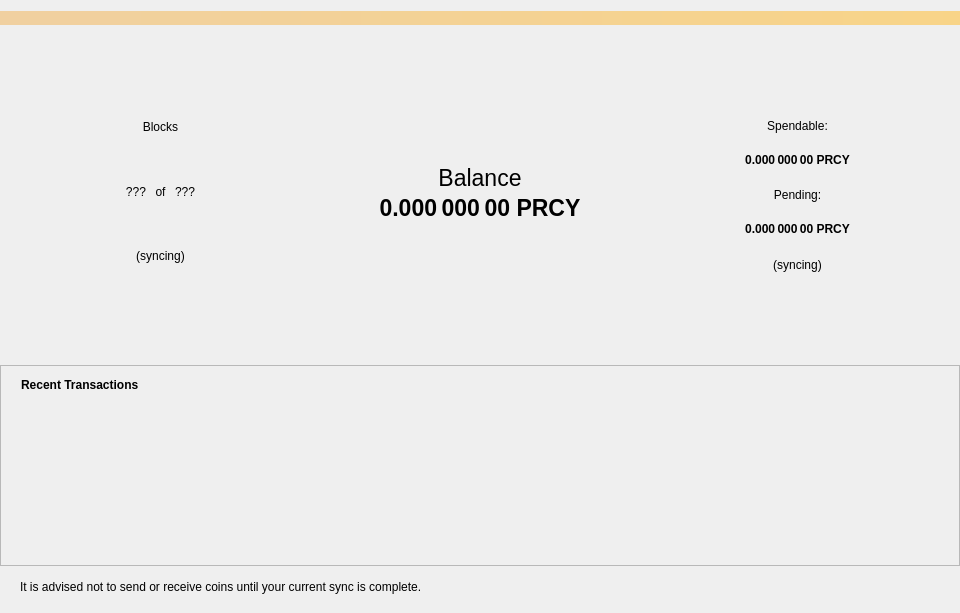
<?xml version="1.0" encoding="UTF-8"?>
<ui version="4.0">
 <class>OverviewPage</class>
 <widget class="QDialog" name="OverviewPage">
  <property name="geometry">
   <rect>
    <x>0</x>
    <y>0</y>
    <width>960</width>
    <height>613</height>
   </rect>
  </property>
  <property name="minimumSize">
   <size>
    <width>960</width>
    <height>0</height>
   </size>
  </property>
  <property name="windowTitle">
   <string>Form</string>
  </property>
  <property name="sizeGripEnabled">
   <bool>false</bool>
  </property>
  <layout class="QVBoxLayout" name="topLayout">
   <property name="leftMargin">
    <number>0</number>
   </property>
   <property name="rightMargin">
    <number>0</number>
   </property>
   <item>
    <widget class="QLabel" name="labelAlerts">
     <property name="visible">
      <bool>false</bool>
     </property>
     <property name="styleSheet">
      <string notr="true">background-color: qlineargradient(x1: 0, y1: 0, x2: 1, y2: 0, stop:0 #F0D0A0, stop:1 #F8D488); color:#000000;</string>
     </property>
     <property name="wordWrap">
      <bool>true</bool>
     </property>
     <property name="margin">
      <number>3</number>
     </property>
    </widget>
   </item>
   <item>
    <layout class="QVBoxLayout" name="verticalLayout" stretch="0,1">
     <item>
      <layout class="QHBoxLayout" name="horizontalLayout" stretch="0,0,0">
       <property name="spacing">
        <number>0</number>
       </property>
       <item>
        <widget class="QWidget" name="widgetSyncBlocks" native="true">
         <property name="sizePolicy">
          <sizepolicy hsizetype="Maximum" vsizetype="Maximum">
           <horstretch>1</horstretch>
           <verstretch>1</verstretch>
          </sizepolicy>
         </property>
         <property name="minimumSize">
          <size>
           <width>328</width>
           <height>328</height>
          </size>
         </property>
         <property name="baseSize">
          <size>
           <width>228</width>
           <height>228</height>
          </size>
         </property>
         <widget class="QWidget" name="layoutWidget_2">
          <property name="geometry">
           <rect>
            <x>0</x>
            <y>0</y>
            <width>321</width>
            <height>321</height>
           </rect>
          </property>
          <layout class="QVBoxLayout" name="verticalLayout_7">
           <property name="sizeConstraint">
            <enum>QLayout::SetDefaultConstraint</enum>
           </property>
           <item>
            <widget class="QLabel" name="labelBlocksText">
             <property name="text">
              <string>Blocks</string>
             </property>
             <property name="alignment">
              <set>Qt::AlignBottom|Qt::AlignHCenter</set>
             </property>
            </widget>
           </item>
           <item>
            <layout class="QHBoxLayout" name="horizontalLayout_5">
             <property name="sizeConstraint">
              <enum>QLayout::SetMinimumSize</enum>
             </property>
             <item>
              <widget class="QLabel" name="labelBlockCurrent">
               <property name="sizePolicy">
                <sizepolicy hsizetype="Minimum" vsizetype="Preferred">
                 <horstretch>0</horstretch>
                 <verstretch>0</verstretch>
                </sizepolicy>
               </property>
               <property name="text">
                <string>???</string>
               </property>
               <property name="alignment">
                <set>Qt::AlignRight|Qt::AlignTrailing|Qt::AlignVCenter</set>
               </property>
              </widget>
             </item>
             <item>
              <widget class="QLabel" name="labelBlockOf">
               <property name="sizePolicy">
                <sizepolicy hsizetype="Maximum" vsizetype="Preferred">
                 <horstretch>0</horstretch>
                 <verstretch>0</verstretch>
                </sizepolicy>
               </property>
               <property name="text">
                <string> of </string>
               </property>
               <property name="scaledContents">
                <bool>false</bool>
               </property>
               <property name="alignment">
                <set>Qt::AlignCenter</set>
               </property>
              </widget>
             </item>
             <item>
              <widget class="QLabel" name="labelBlocksTotal">
               <property name="sizePolicy">
                <sizepolicy hsizetype="Minimum" vsizetype="Preferred">
                 <horstretch>0</horstretch>
                 <verstretch>0</verstretch>
                </sizepolicy>
               </property>
               <property name="text">
                <string>???</string>
               </property>
               <property name="alignment">
                <set>Qt::AlignLeading|Qt::AlignLeft|Qt::AlignVCenter</set>
               </property>
              </widget>
             </item>
            </layout>
           </item>
           <item>
            <widget class="QLabel" name="labelBlockStatus">
             <property name="cursor">
              <cursorShape>WhatsThisCursor</cursorShape>
             </property>
             <property name="toolTip">
              <string>The displayed information may be out of date. Your wallet automatically synchronizes with the PRCY network after a connection is established, but this process has not completed yet.</string>
             </property>
             <property name="text">
              <string notr="true">(syncing)</string>
             </property>
             <property name="alignment">
              <set>Qt::AlignHCenter|Qt::AlignTop</set>
             </property>
            </widget>
           </item>
          </layout>
         </widget>
        </widget>
       </item>
       <item>
        <layout class="QVBoxLayout" name="verticalLayout_5">
         <property name="sizeConstraint">
          <enum>QLayout::SetDefaultConstraint</enum>
         </property>
         <item>
          <widget class="QLabel" name="label_2">
           <property name="text">
            <string/>
           </property>
          </widget>
         </item>
         <item>
          <widget class="QLabel" name="label_8">
           <property name="text">
            <string/>
           </property>
          </widget>
         </item>
         <item>
          <widget class="QLabel" name="label_3">
           <property name="text">
            <string/>
           </property>
          </widget>
         </item>
         <item>
          <widget class="QLabel" name="label_10">
           <property name="text">
            <string/>
           </property>
          </widget>
         </item>
         <item>
          <widget class="QLabel" name="label_7">
           <property name="font">
            <font>
             <pointsize>17</pointsize>
             <weight>50</weight>
             <bold>false</bold>
            </font>
           </property>
           <property name="text">
            <string>Balance</string>
           </property>
           <property name="textFormat">
            <enum>Qt::RichText</enum>
           </property>
           <property name="alignment">
            <set>Qt::AlignCenter</set>
           </property>
          </widget>
         </item>
         <item>
          <widget class="QLabel" name="labelBalance_2">
           <property name="font">
            <font>
             <pointsize>17</pointsize>
             <weight>75</weight>
             <bold>true</bold>
            </font>
           </property>
           <property name="cursor">
            <cursorShape>IBeamCursor</cursorShape>
           </property>
           <property name="toolTip">
            <string>Your current balance</string>
           </property>
           <property name="text">
            <string notr="true">0.000 000 00 PRCY</string>
           </property>
           <property name="alignment">
            <set>Qt::AlignHCenter|Qt::AlignTop</set>
           </property>
           <property name="textInteractionFlags">
            <set>Qt::LinksAccessibleByMouse|Qt::TextSelectableByKeyboard|Qt::TextSelectableByMouse</set>
           </property>
          </widget>
         </item>
         <item>
          <widget class="QLabel" name="label_9">
           <property name="text">
            <string/>
           </property>
          </widget>
         </item>
         <item>
          <widget class="QLabel" name="label_11">
           <property name="text">
            <string/>
           </property>
          </widget>
         </item>
         <item>
          <widget class="QLabel" name="label_5">
           <property name="text">
            <string/>
           </property>
          </widget>
         </item>
         <item>
          <widget class="QLabel" name="label">
           <property name="text">
            <string/>
           </property>
          </widget>
         </item>
        </layout>
       </item>
       <item>
        <widget class="QWidget" name="widgetSyncBalance" native="true">
         <property name="sizePolicy">
          <sizepolicy hsizetype="Maximum" vsizetype="Maximum">
           <horstretch>1</horstretch>
           <verstretch>1</verstretch>
          </sizepolicy>
         </property>
         <property name="minimumSize">
          <size>
           <width>328</width>
           <height>328</height>
          </size>
         </property>
         <property name="baseSize">
          <size>
           <width>328</width>
           <height>328</height>
          </size>
         </property>
         <widget class="QWidget" name="layoutWidget_3">
          <property name="geometry">
           <rect>
            <x>0</x>
            <y>0</y>
            <width>331</width>
            <height>328</height>
           </rect>
          </property>
          <layout class="QVBoxLayout" name="verticalLayout_2">
           <item>
            <spacer name="verticalSpacer">
             <property name="orientation">
              <enum>Qt::Vertical</enum>
             </property>
             <property name="sizeType">
              <enum>QSizePolicy::Preferred</enum>
             </property>
             <property name="sizeHint" stdset="0">
              <size>
               <width>20</width>
               <height>80</height>
              </size>
             </property>
            </spacer>
           </item>
           <item>
            <widget class="QLabel" name="labelBalanceText">
             <property name="sizePolicy">
              <sizepolicy hsizetype="Minimum" vsizetype="Preferred">
               <horstretch>0</horstretch>
               <verstretch>0</verstretch>
              </sizepolicy>
             </property>
             <property name="text">
              <string>Spendable:</string>
             </property>
             <property name="alignment">
              <set>Qt::AlignCenter</set>
             </property>
            </widget>
           </item>
           <item>
            <widget class="QLabel" name="labelBalance">
             <property name="sizePolicy">
              <sizepolicy hsizetype="Minimum" vsizetype="Preferred">
               <horstretch>0</horstretch>
               <verstretch>0</verstretch>
              </sizepolicy>
             </property>
             <property name="font">
              <font>
               <weight>75</weight>
               <bold>true</bold>
              </font>
             </property>
             <property name="cursor">
              <cursorShape>IBeamCursor</cursorShape>
             </property>
             <property name="toolTip">
              <string>Your current spendable balance</string>
             </property>
             <property name="text">
              <string notr="true">0.000 000 00 PRCY</string>
             </property>
             <property name="alignment">
              <set>Qt::AlignCenter</set>
             </property>
             <property name="textInteractionFlags">
              <set>Qt::LinksAccessibleByMouse|Qt::TextSelectableByKeyboard|Qt::TextSelectableByMouse</set>
             </property>
            </widget>
           </item>
           <item>
            <widget class="QLabel" name="labelPendingText">
             <property name="sizePolicy">
              <sizepolicy hsizetype="Minimum" vsizetype="Minimum">
               <horstretch>0</horstretch>
               <verstretch>0</verstretch>
              </sizepolicy>
             </property>
             <property name="text">
              <string>Pending:</string>
             </property>
             <property name="alignment">
              <set>Qt::AlignCenter</set>
             </property>
            </widget>
           </item>
           <item>
            <widget class="QLabel" name="labelUnconfirmed">
             <property name="font">
              <font>
               <weight>75</weight>
               <bold>true</bold>
              </font>
             </property>
             <property name="cursor">
              <cursorShape>IBeamCursor</cursorShape>
             </property>
             <property name="toolTip">
              <string>Total of transactions that have yet to be confirmed, and do not yet count toward the spendable balance</string>
             </property>
             <property name="text">
              <string notr="true">0.000 000 00 PRCY</string>
             </property>
             <property name="alignment">
              <set>Qt::AlignCenter</set>
             </property>
             <property name="textInteractionFlags">
              <set>Qt::LinksAccessibleByMouse|Qt::TextSelectableByKeyboard|Qt::TextSelectableByMouse</set>
             </property>
            </widget>
           </item>
           <item>
            <widget class="QLabel" name="labelWalletStatus">
             <property name="enabled">
              <bool>true</bool>
             </property>
             <property name="cursor">
              <cursorShape>WhatsThisCursor</cursorShape>
             </property>
             <property name="toolTip">
              <string>The displayed information may be out of date. Your wallet automatically synchronizes with the PRCY network after a connection is established, but this process has not completed yet.</string>
             </property>
             <property name="text">
              <string notr="true">(syncing)</string>
             </property>
             <property name="alignment">
              <set>Qt::AlignCenter</set>
             </property>
            </widget>
           </item>
           <item>
            <spacer name="verticalSpacer_2">
             <property name="orientation">
              <enum>Qt::Vertical</enum>
             </property>
             <property name="sizeType">
              <enum>QSizePolicy::Preferred</enum>
             </property>
             <property name="sizeHint" stdset="0">
              <size>
               <width>20</width>
               <height>80</height>
              </size>
             </property>
            </spacer>
           </item>
          </layout>
         </widget>
        </widget>
       </item>
      </layout>
     </item>
     <item>
      <layout class="QVBoxLayout" name="verticalLayout_3" stretch="1">
       <item>
        <widget class="QFrame" name="frame_2">
         <property name="sizePolicy">
          <sizepolicy hsizetype="Preferred" vsizetype="Preferred">
           <horstretch>0</horstretch>
           <verstretch>0</verstretch>
          </sizepolicy>
         </property>
         <property name="frameShape">
          <enum>QFrame::StyledPanel</enum>
         </property>
         <property name="frameShadow">
          <enum>QFrame::Raised</enum>
         </property>
         <layout class="QVBoxLayout" name="verticalLayout1">
          <property name="leftMargin">
           <number>0</number>
          </property>
          <property name="rightMargin">
           <number>0</number>
          </property>
          <item>
           <layout class="QHBoxLayout" name="horizontalLayout_2">
            <property name="leftMargin">
             <number>20</number>
            </property>
            <item>
             <widget class="QLabel" name="lblRecentTransaction">
              <property name="font">
               <font>
                <weight>75</weight>
                <bold>true</bold>
               </font>
              </property>
              <property name="toolTip">
               <string>Recent Transactions</string>
              </property>
              <property name="text">
               <string>Recent Transactions</string>
              </property>
             </widget>
            </item>
            <item>
             <spacer name="horizontalSpacer">
              <property name="orientation">
               <enum>Qt::Horizontal</enum>
              </property>
              <property name="sizeHint" stdset="0">
               <size>
                <width>40</width>
                <height>20</height>
               </size>
              </property>
             </spacer>
            </item>
           </layout>
          </item>
          <item>
           <layout class="QVBoxLayout" name="verticalLayout_6">
            <item>
             <layout class="QVBoxLayout" name="verticalLayoutRecent"/>
            </item>
            <item>
             <spacer name="verticalSpacer_3">
              <property name="orientation">
               <enum>Qt::Vertical</enum>
              </property>
              <property name="sizeHint" stdset="0">
               <size>
                <width>20</width>
                <height>40</height>
               </size>
              </property>
             </spacer>
            </item>
           </layout>
          </item>
         </layout>
        </widget>
       </item>
      </layout>
     </item>
    </layout>
   </item>
   <item>
    <layout class="QHBoxLayout" name="horizontalLayout_3">
     <property name="leftMargin">
      <number>20</number>
     </property>
     <property name="topMargin">
      <number>0</number>
     </property>
     <property name="bottomMargin">
      <number>0</number>
     </property>
     <item>
      <widget class="QLabel" name="lblHelp">
       <property name="text">
        <string>It is advised not to send or receive coins until your current sync is complete.</string>
       </property>
      </widget>
     </item>
     <item alignment="Qt::AlignRight">
      <widget class="QPushButton" name="btnLockUnlock">
       <property name="sizePolicy">
        <sizepolicy hsizetype="Fixed" vsizetype="Fixed">
         <horstretch>0</horstretch>
         <verstretch>0</verstretch>
        </sizepolicy>
       </property>
       <property name="minimumSize">
        <size>
         <width>30</width>
         <height>30</height>
        </size>
       </property>
       <property name="styleSheet">
        <string notr="true">border-image: url(:/images/lock) 0 0 0 0 stretch stretch;</string>
       </property>
       <property name="text">
        <string/>
       </property>
       <property name="autoDefault">
        <bool>false</bool>
       </property>
       <property name="flat">
        <bool>true</bool>
       </property>
      </widget>
     </item>
    </layout>
   </item>
  </layout>
 </widget>
 <resources/>
 <connections/>
</ui>
